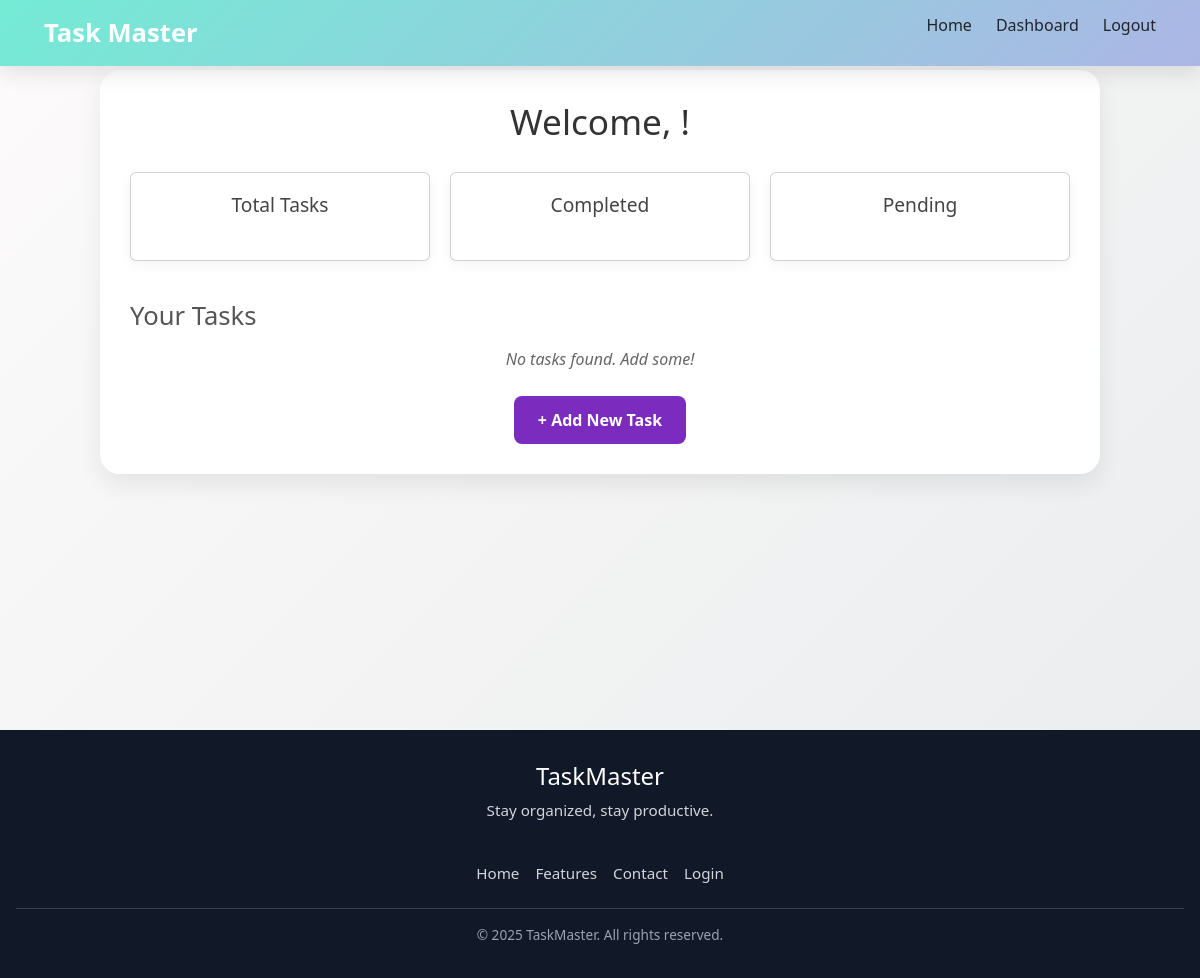
/dashboard/ (signed in), run on an earlier commit of the app's database.
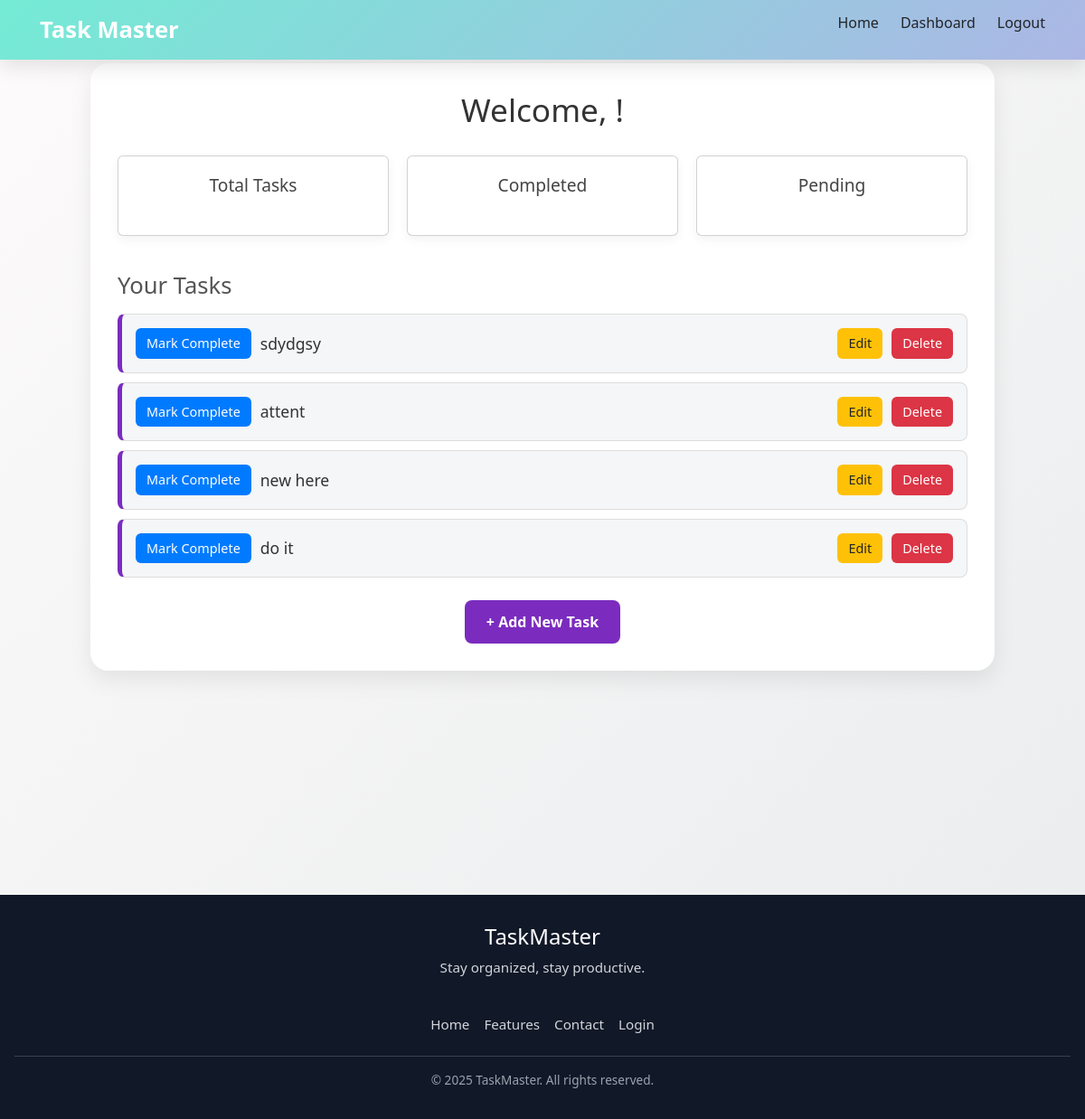
And on a later commit of the database.
### todoapp/models.py (models this page shows, shortened)
class Task(models.Model):
    user = models.ForeignKey(User, on_delete=models.CASCADE, related_name='tasks')
    title = models.CharField(max_length=255)
    completed = models.BooleanField(default=False)
    created_at = models.DateTimeField(auto_now_add=True)

### todoapp/views.py (the view)
# urls.py: path('dashboard/', views.dashboard, name='dashboard'),
def dashboard(request):
    user_id = request.session.get('user_id')
    if not user_id:
        return redirect('login_user')
    user = User.objects.get(id=user_id)
    tasks = Task.objects.filter(user_id=user_id)
    return render(request, 'dashboard.html', {
        'user': user,
        'tasks': tasks,
    })

### todoapp/templates/dashboard.html (shortened to what this page needs)
{% extends 'base.html' %}
{% load static %}
{% block content %}
<section class="dashboard-section">
  <div class="dashboard-container">
    <h1>Welcome, {{ user.username }}!</h1>
    <div class="summary-cards">
      <div class="card total-tasks">
        <h2>Total Tasks</h2>
      </div>
      <div class="card completed-tasks">
        <h2>Completed</h2>
      </div>
      <div class="card pending-tasks">
        <h2>Pending</h2>
      </div>
    </div>
    <div class="tasks-list">
      <h2>Your Tasks</h2>
      <ul>
        {% for task in tasks %}
          <li class="task-item {% if task.completed %}completed{% endif %}">
            <form method="POST">
              <button type="submit" name="toggle_complete" class="btn-toggle">
                {% if task.completed %}Mark Incomplete{% else %}Mark Complete{% endif %}
              </button>
            </form>
            <span>{{ task.title }}</span>
            <div class="actions">
              <a href="{% url 'edit_task' task.id %}" class="edit-btn">Edit</a>
              <form method="POST" action="{% url 'delete_task' task.id %}">
                 <button type="submit" class="delete-btn" onclick="return confirm('Are you sure?');">Delete</button>
              </form>
            </div>
          </li>
        {% empty %}
          <li class="empty-message">No tasks found. Add some!</li>
        {% endfor %}
      </ul>
      <a href="{% url 'add_task' %}" class="btn-add-task">+ Add New Task</a>
    </div>
  </div>
</section>
{% endblock %}

### todoapp/templates/base.html (shortened to what this page needs)
{% load static %}
<!DOCTYPE html>
<html lang="en">
<head>
  <link rel="stylesheet" href="{% static 'css/style.css' %}" />
  <link href="https://cdn.jsdelivr.net/npm/bootstrap@5.3.0/dist/css/bootstrap.min.css" rel="stylesheet" />
</head>
<body class="d-flex flex-column min-vh-100">
 <nav class="custom-navbar">
  <div class="container">
    <a href="{% url 'home' %}" class="nav-logo">Task Master</a>
    <ul class="nav-menu" id="nav-menu">
      {% if request.session.user_id %}
        <li><a href="{% url 'home' %}" class="nav-link">Home</a></li>
        <li><a href="{% url 'dashboard' %}" class="nav-link">Dashboard</a></li>
        <li><a href="{% url 'logout_user' %}" class="nav-link">Logout</a></li>
      {% else %}
        <li><a href="{% url 'home' %}" class="nav-link">Home</a></li>
        <li><a href="{% url 'login_user' %}" class="nav-link">Login</a></li>
        <li><a href="{% url 'register_user' %}" class="nav-link">Register</a></li>
      {% endif %}
    </ul>
  </div>
</nav>
  <main class="flex-fill">
    {% block content %}{% endblock %}
  </main>
<footer class="footer">
  <div class="footer-container">
    <div class="footer-brand">
      <h3>TaskMaster</h3>
      <p>Stay organized, stay productive.</p>
    </div>
    <div class="footer-links">
      <a href="#">Home</a>
      <a href="#">Features</a>
      <a href="#">Contact</a>
      <a href="#">Login</a>
    </div>
  </div>
  <div class="footer-bottom">
    <p>&copy; 2025 TaskMaster. All rights reserved.</p>
  </div>
</footer>
</body>
</html>

### todoapp/static/css/style.css (style rules this page uses)
* { margin: 0; padding: 0; box-sizing: border-box; font-family: 'Segoe UI', Tahoma, Geneva, Verdana, sans-serif; }
body { background: #111; color: white; overflow-x: hidden; }
.custom-navbar { position: fixed; top: 0; width: 100%; background: linear-gradient(135deg, #74ebd5, #acb6e5); backdrop-filter: blur(12px); display: flex; justify-content: space-between; align-items: center; z-index: 1000; padding: 0.8rem 2rem; box-shadow: 0 8px 20px rgba(0, 0, 0, 0.1); }
.container { display: flex; justify-content: space-between; width: 100%; align-items: center; }
.nav-logo { font-size: 1.6rem; font-weight: bold; color: #fff; text-decoration: none; }
.nav-menu { position: relative; display: flex; list-style: none; gap: 1.5rem; }
.nav-menu::before, .nav-menu::after { content: ""; position: absolute; left: 10%; width: 80%; height: 2px; background: linear-gradient(90deg, #ffd369, #ff6ec4); opacity: 0; pointer-events: none; transition: opacity 0.4s ease, transform 0.4s ease; transform: scaleX(0); transform-origin: center; }
.nav-menu::before { top: 0; }
.nav-menu::after { bottom: 0; }
.nav-link { color: #fff; text-decoration: none; font-weight: 500; transition: color 0.3s ease; }
.card { background: rgba(255, 255, 255, 0.08); backdrop-filter: blur(10px); border-radius: 16px; padding: 1.2rem 1rem; min-width: 150px; box-shadow: 0 0 15px rgba(0,0,0,0.2); transition: transform 0.3s ease, background 0.3s ease; }
.footer { background-color: #111827; color: #f3f4f6; padding: 2rem 1rem 1rem; margin-top: auto; font-family: 'Segoe UI', Tahoma, Geneva, Verdana, sans-serif; }
.footer-container { display: flex; flex-direction: column; align-items: center; justify-content: space-between; max-width: 1100px; margin: 0 auto; text-align: center; gap: 1.5rem; }
.footer-brand h3 { font-size: 1.5rem; margin-bottom: 0.5rem; color: #ffffff; }
.footer-brand p { font-size: 0.95rem; color: #d1d5db; }
.footer-links { display: flex; flex-wrap: wrap; justify-content: center; gap: 1rem; }
.footer-links a { color: #d1d5db; text-decoration: none; font-size: 0.95rem; transition: color 0.3s; }
.footer-bottom { border-top: 1px solid #374151; margin-top: 1.5rem; padding-top: 1rem; font-size: 0.85rem; color: #9ca3af; text-align: center; }
.dashboard-section { height: calc(100vh - 70px); background: linear-gradient(135deg, #fdfbfb, #ebedee); padding: 70px 20px; overflow-y: auto; }
.dashboard-container { max-width: 1000px; margin: 0 auto; background: #ffffff; padding: 30px; border-radius: 20px; box-shadow: 0 10px 25px rgba(0, 0, 0, 0.08); }
.dashboard-container h1 { text-align: center; margin-bottom: 30px; font-size: 2.2rem; color: #333; }
.summary-cards { display: flex; flex-wrap: wrap; gap: 20px; justify-content: space-around; margin-bottom: 40px; }
.card { flex: 1 1 30%; padding: 20px; background: #f8f9fa; border-radius: 12px; box-shadow: 0 4px 12px rgba(0, 0, 0, 0.05); text-align: center; }
.card h2 { font-size: 1.2rem; color: #444; }
.tasks-list h2 { margin-bottom: 15px; font-size: 1.6rem; color: #555; }
.tasks-list ul { list-style: none; padding: 0; }
.task-item { background: #f4f6f8; border: 1px solid #ddd; border-left: 5px solid #7b2cbf; border-radius: 8px; padding: 15px; margin-bottom: 10px; display: flex; align-items: center; justify-content: space-between; flex-wrap: wrap; }
.task-item span { flex-grow: 1; font-size: 1.1rem; color: #333; margin: 0 10px; }
.actions { display: flex; gap: 10px; }
.btn-toggle, .edit-btn, .delete-btn { font-size: 0.9rem; padding: 6px 12px; border-radius: 6px; cursor: pointer; border: none; transition: all 0.3s ease; }
.btn-toggle { background-color: #007bff; color: white; }
.edit-btn { background-color: #ffc107; color: #212529; text-decoration: none; }
.delete-btn { background-color: #dc3545; color: white; }
.btn-add-task { display: block; width: fit-content; margin: 25px auto 0; padding: 12px 24px; background-color: #7b2cbf; color: white; border-radius: 8px; text-decoration: none; font-weight: bold; transition: background 0.3s ease; }

What changed in the data, as far as the page shows it:
added Task: completed "Mark Complete", title "sdydgsy"
added Task: completed "Mark Complete", title "attent"
added Task: completed "Mark Complete", title "new here"
added Task: completed "Mark Complete", title "do it"
Also different on the page:
text no longer shown: "No tasks found. Add some!"
